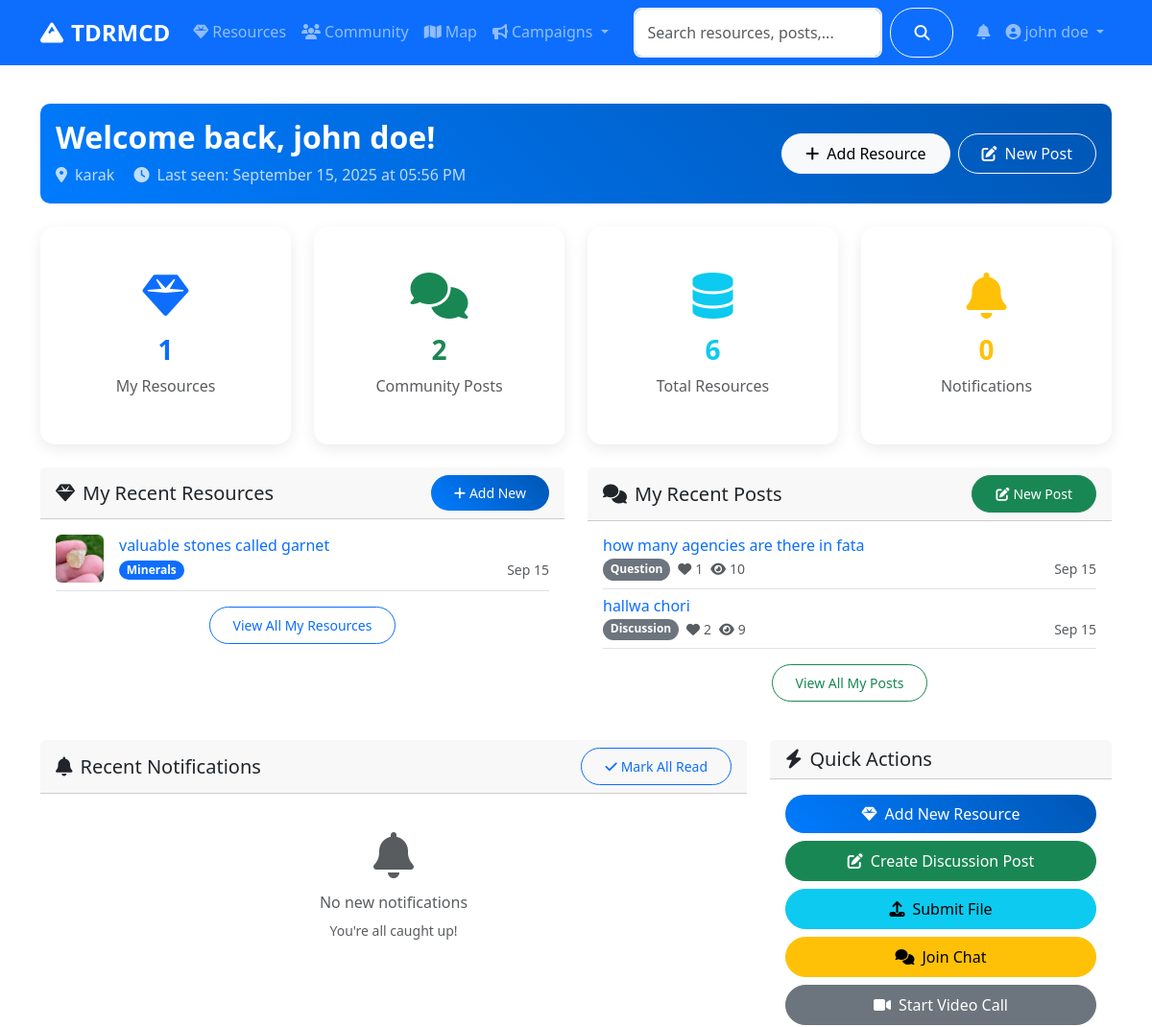
Page /dashboard (signed in, upper part) on the earlier database version.
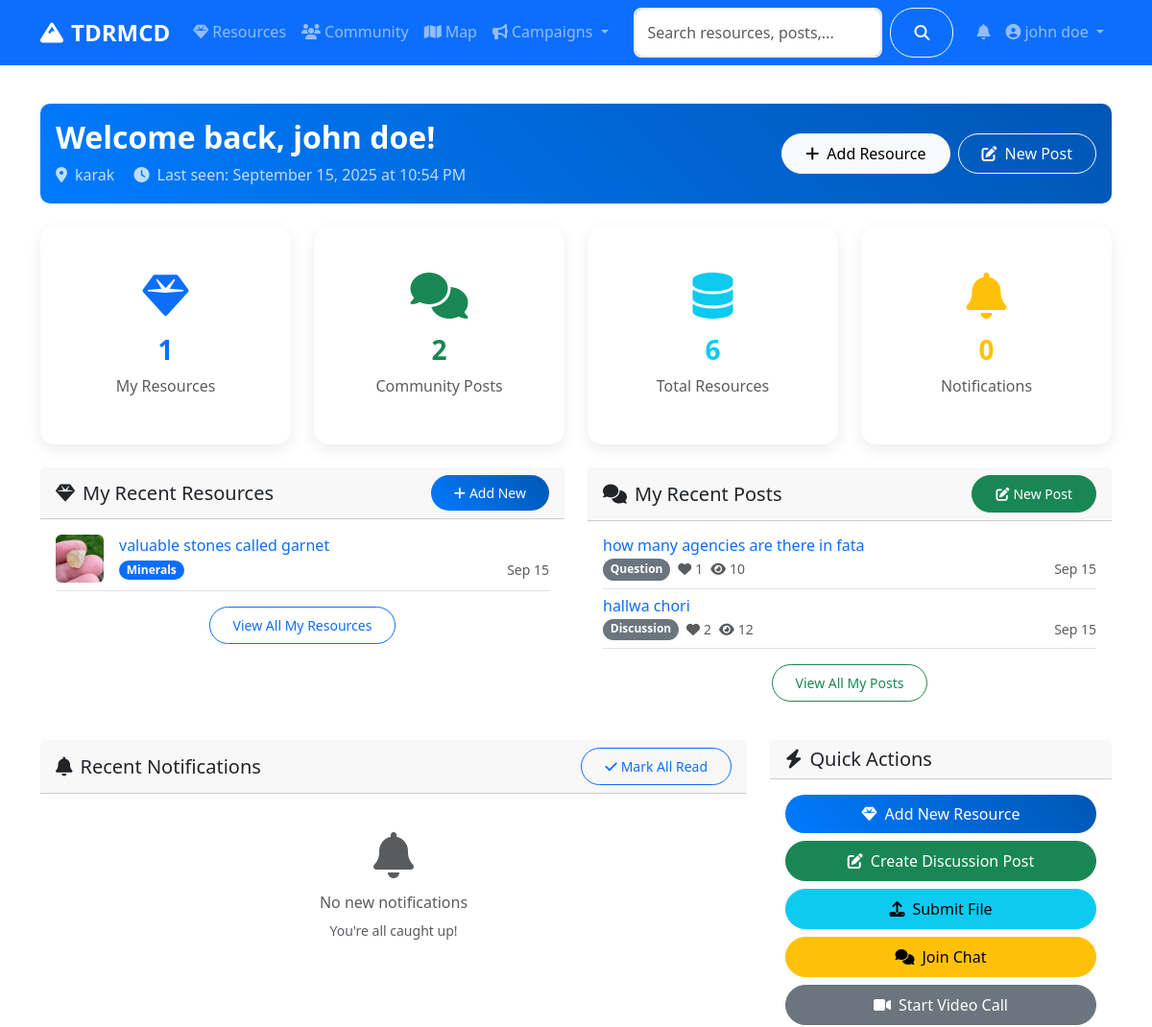
Same page on the later database version.
### models.py (models this page shows, shortened)
class User(UserMixin, db.Model):
    id = db.Column(db.Integer, primary_key=True)
    username = db.Column(db.String(80), unique=True, nullable=False)
    email = db.Column(db.String(120), unique=True, nullable=False)
    password_hash = db.Column(db.String(120), nullable=False)
    first_name = db.Column(db.String(50), nullable=False)
    last_name = db.Column(db.String(50), nullable=False)
    role = db.Column(db.String(20), default='user')  # user, admin, researcher
    location = db.Column(db.String(100))
    bio = db.Column(db.Text)
    avatar = db.Column(db.String(200), default='default.jpg')
    is_active = db.Column(db.Boolean, default=True)
    created_at = db.Column(db.DateTime, default=datetime.utcnow)
    last_seen = db.Column(db.DateTime, default=datetime.utcnow)
    resources = db.relationship('Resource', backref='author', lazy='dynamic')
    posts = db.relationship('CommunityPost', backref='author', lazy='dynamic')
    chat_messages = db.relationship('ChatMessage', backref='sender', lazy='dynamic')
    file_submissions = db.relationship(
        'FileSubmission',
        foreign_keys='FileSubmission.submitter_id',
        backref='submitter',
        lazy='dynamic'
    )
    reviewed_submissions = db.relationship(
        'FileSubmission',
        foreign_keys='FileSubmission.reviewed_by',
        backref='reviewer_user',
        lazy='dynamic'
    )
    notifications = db.relationship('Notification', backref='user', lazy='dynamic')
    def get_full_name(self):
        return f"{self.first_name} {self.last_name}"
    def is_admin(self):
        return self.role == 'admin'

class CommunityPost(db.Model):
    id = db.Column(db.Integer, primary_key=True)
    title = db.Column(db.String(200), nullable=False)
    content = db.Column(db.Text, nullable=False)
    category = db.Column(db.String(50), nullable=False)  # discussion, question, announcement
    tags = db.Column(db.String(200))
    image_url = db.Column(db.String(200))
    likes = db.Column(db.Integer, default=0)
    views = db.Column(db.Integer, default=0)
    author_id = db.Column(db.Integer, db.ForeignKey('user.id'), nullable=False)
    created_at = db.Column(db.DateTime, default=datetime.utcnow)
    updated_at = db.Column(db.DateTime, default=datetime.utcnow, onupdate=datetime.utcnow)
    comments = db.relationship('Comment', backref='post', lazy='dynamic', cascade='all, delete-orphan')
    likes_relation = db.relationship('PostLike', backref='post', lazy='dynamic', cascade='all, delete-orphan')

### routes/main.py (the view)
@main_bp.route('/dashboard')
@login_required
def dashboard():
    from datetime import datetime
    current_user.last_seen = datetime.utcnow()
    db.session.commit()
    user_resources = current_user.resources.limit(5).all()
    user_posts = current_user.posts.limit(5).all()
    notifications = current_user.notifications.filter_by(is_read=False).limit(10).all()
    stats = {
        'total_resources': Resource.query.filter_by(status='active').count(),
        'user_resources': current_user.resources.count(),
        'user_posts': current_user.posts.count(),
        'unread_notifications': current_user.notifications.filter_by(is_read=False).count()
    }
    from datetime import timedelta
    is_new_user = current_user.created_at > datetime.utcnow() - timedelta(hours=24)
    is_long_absence = current_user.last_seen < datetime.utcnow() - timedelta(days=7)
    return render_template('main/dashboard.html',
                         user_resources=user_resources,
                         user_posts=user_posts,
                         notifications=notifications,
                         stats=stats,
                         is_new_user=is_new_user,
                         is_long_absence=is_long_absence)

### app.py (called while the page is built)
@login_manager.user_loader
def load_user(user_id):
    return User.query.get(int(user_id))

### templates/main/dashboard.html (shortened to what the changed rows need)
{% extends "base.html" %}
{% block content %}
<div class="container py-4">
    <div class="row">
        <div class="col-12 mb-4">
            <div class="card bg-gradient-primary text-white">
                <div class="card-body">
                    <div class="row align-items-center">
                        <div class="col-md-8">
                            {% if is_new_user %}
                                <h2 class="fw-bold mb-2">Welcome to TDRMCD, {{ current_user.get_full_name() }}! 🎉</h2>
                                <p class="mb-0 opacity-75">
                                    <i class="fas fa-star me-2"></i>Thanks for joining our community! Let's get started.
                                    {% if current_user.location %}
                                        <br><i class="fas fa-map-marker-alt me-2"></i>{{ current_user.location }}
                                    {% endif %}
                                </p>
                            {% else %}
                                <h2 class="fw-bold mb-2">Welcome back, {{ current_user.get_full_name() }}!</h2>
                                <p class="mb-0 opacity-75">
                                    {% if current_user.location %}
                                        <i class="fas fa-map-marker-alt me-2"></i>{{ current_user.location }}
                                    {% endif %}
                                    <span class="ms-3">
                                        <i class="fas fa-clock me-2"></i>Last seen: {{ current_user.last_seen.strftime('%B %d, %Y at %I:%M %p') }}
                                    </span>
                                </p>
                            {% endif %}
                        </div>
                    </div>
                </div>
            </div>
        </div>
    </div>
    <div class="row">
        <div class="col-lg-6 mb-4">
            <div class="card">
                <div class="card-body">
                    {% if user_posts %}
                        {% for post in user_posts %}
                        <div class="border-bottom pb-2 mb-2">
                            <h6 class="mb-1">
                                <a href="{{ url_for('community.post_detail', id=post.id) }}" class="text-decoration-none">
                                    {{ post.title }}
                                </a>
                            </h6>
                            <div class="d-flex justify-content-between align-items-center">
                                <div class="d-flex gap-2">
                                    <span class="badge bg-secondary">{{ post.category.title() }}</span>
                                    <small class="text-muted">
                                        <i class="fas fa-heart me-1"></i>{{ post.likes }}
                                    </small>
                                    <small class="text-muted">
                                        <i class="fas fa-eye me-1"></i>{{ post.views }}
                                    </small>
                                </div>
                                <small class="text-muted">{{ post.created_at.strftime('%b %d') }}</small>
                            </div>
                        </div>
                        {% endfor %}
                    {% endif %}
                </div>
            </div>
        </div>
    </div>
</div>
{% endblock %}

### templates/base.html (shortened to what this page needs)
<!DOCTYPE html>
<html lang="en">
<head>
    <link href="https://cdn.jsdelivr.net/npm/bootstrap@5.3.0/dist/css/bootstrap.min.css" rel="stylesheet">
    <link rel="stylesheet" href="https://cdnjs.cloudflare.com/ajax/libs/font-awesome/6.4.0/css/all.min.css">
    <link rel="stylesheet" href="https://unpkg.com/leaflet@1.9.4/dist/leaflet.css">
    <link rel="stylesheet" href="{{ url_for('static', filename='css/style.css') }}">
</head>
<body>
    <nav class="navbar navbar-expand-lg navbar-dark bg-primary sticky-top">
        <div class="container">
            <a class="navbar-brand fw-bold" href="{{ url_for('main.index') }}">
                <i class="fas fa-mountain me-2"></i>TDRMCD
            </a>
            <div class="collapse navbar-collapse" id="navbarNav">
                <ul class="navbar-nav me-auto">
                    <li class="nav-item">
                        <a class="nav-link" href="{{ url_for('resources.index') }}">
                            <i class="fas fa-gem me-1"></i>Resources
                        </a>
                    </li>
                    <li class="nav-item">
                        <a class="nav-link" href="{{ url_for('community.index') }}">
                            <i class="fas fa-users me-1"></i>Community
                        </a>
                    </li>
                    <li class="nav-item">
                        <a class="nav-link" href="{{ url_for('main.map_view') }}">
                            <i class="fas fa-map me-1"></i>Map
                        </a>
                    </li>
                    <li class="nav-item dropdown">
                        <a class="nav-link dropdown-toggle" href="#" role="button" data-bs-toggle="dropdown">
                            <i class="fas fa-bullhorn me-1"></i>Campaigns
                        </a>
                    </li>
                </ul>
                <form class="d-flex me-3 search-form no-loading" action="{{ url_for('main.search') }}" method="GET" onsubmit="return TDRMCD.validateSearch(event);">
                    <input class="form-control me-2" type="search" name="q" id="navbar-search" placeholder="Search resources, posts, users..." value="{{ request.args.get('q', '') }}">
                    <button class="btn btn-outline-light" type="submit">
                        <i class="fas fa-search"></i>
                    </button>
                </form>
                <ul class="navbar-nav">
                    {% if current_user.is_authenticated %}
                        <li class="nav-item dropdown">
                            <a class="nav-link" href="#" role="button" data-bs-toggle="dropdown" aria-expanded="false">
                                <span class="position-relative">
                                    <i class="fas fa-bell"></i>
                                </span>
                            </a>
                        </li>
                        <li class="nav-item dropdown">
                            <a class="nav-link dropdown-toggle" href="#" role="button" data-bs-toggle="dropdown">
                                <i class="fas fa-user-circle me-1"></i>{{ current_user.get_full_name() }}
                            </a>
                        </li>
                    {% endif %}
                </ul>
            </div>
        </div>
    </nav>
    <main>
        {% block content %}{% endblock %}
    </main>
</body>
</html>

Differences in the rows shown:
changed User "john doe": last_seen "September 15, 2025 at 05:56 PM" → "September 15, 2025 at 10:54 PM"
changed CommunityPost "hallwa chori": views "9" → "12"
